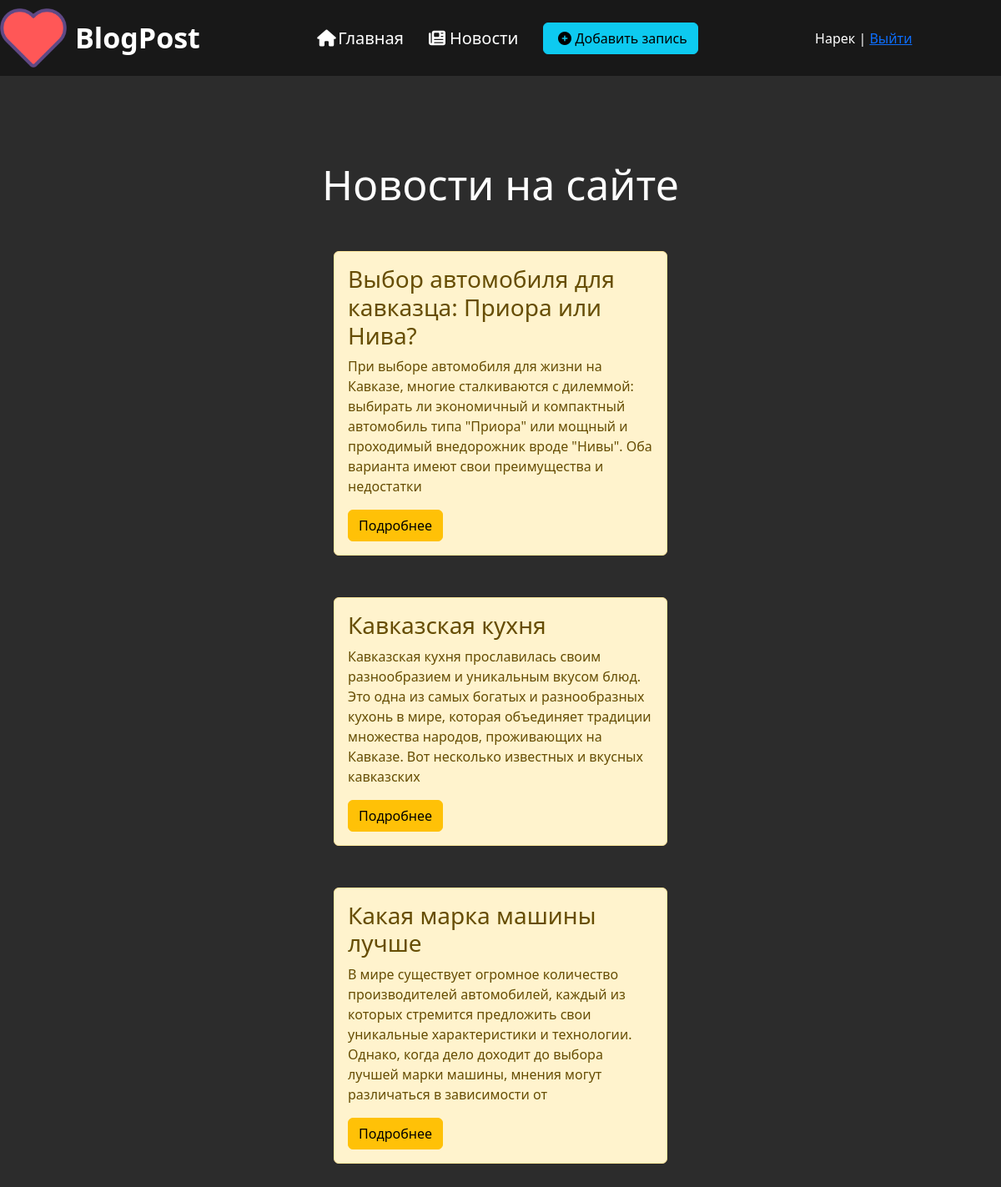
The page /blogs (signed in) on the database its author committed.
### blog/models.py (models this page shows, shortened)
class Articles(models.Model):
	author = models.ForeignKey(User, on_delete=models.CASCADE, verbose_name='Автор', null=True, blank=True)
	title = models.CharField('Название', max_length=50)
	anons = models.CharField('Анонс', max_length=250)
	full_text = models.TextField('Блог')
	image = models.ImageField('Изображение', null=True, blank=True, upload_to='images/')
	date = models.DateTimeField('Дата публикации')
	class Meta:
		verbose_name = 'Блог'
		verbose_name_plural = 'Блоги'

### blog/views.py (the view)
# urls.py: path('blogs', views.blogs_home, name='blogs_home'),
def blogs_home(request):
	blogs = Articles.objects.order_by('-date')
	return render(request, 'blog/blogs_home.html', {'blogs' : blogs})

### blog/templates/blog/blogs_home.html (shortened to what this page needs)
{% extends 'blog/layout.html' %}
{% block content %}
	<div class="features">
		<div class="container">
			<h1>Новости на сайте</h1>
			{% if blogs %}
				{% for el in blogs %}
					<div class="alert alert-warning">
						<h3>{{ el.title }}</h3>
						<p>{{ el.anons }}</p>
						<a href="{% url 'blog-detail' el.id %}" class="btn btn-warning">Подробнее</a>
					</div>
				{% endfor %}
			{% else %}
				<p>У вас нет записей!</p>
			{% endif %}
		</div>
	</div>
{% endblock %}

### blog/templates/blog/layout.html (shortened to what this page needs)
{% load static %}
<!DOCTYPE html>
<html lang="en">
<head>
	<link rel="stylesheet" href="https://cdn.jsdelivr.net/npm/bootstrap@5.3.2/dist/css/bootstrap.min.css">
	<link rel="stylesheet" href="{% static 'blog/css/main.css' %}">
</head>
<body>
	<aside>
		<div class="bookmarks">
			<div class="container">
				<div class="nav">
					<div class="logo">
						<img src="{% static 'blog/img/02.png' %}" alt="logo">
						<span>BlogPost</span>
					</div>
					<div class="list">
					<a href="{% url 'home' %}"><li><i class="fa-solid fa-house"></i>Главная</li></a>
					<a href="{% url 'blogs_home' %}"></i><li><i class="fa-solid fa-newspaper"></i>Новости</li></a>
					{% if user.is_authenticated %}
						<a href="{% url 'create' %}"><li><button class="btn btn-info"><i class="fas fa-plus-circle"></i>Добавить запись</button></li></a>
					{% endif %}
					</div>
						{% if user.is_authenticated %}
							<p>{{ user.first_name }} | <a href="{% url 'logout' %}">Выйти</a></p>
						{% else %}
							<p><a href="{% url 'sign-up' %}">Зарегистрироваться</a> | <a href="{% url 'login' %}">Войти</a></p>
						{% endif %}
					</div>
			</div>
		</div>
	</aside>
	<main>
		{% block content %}
		{% endblock %}
	</main>
</body>
</html>

### blog/static/blog/css/main.css (style rules this page uses)
body { background: #2c2c2c; }
.container { max-width: 1230px; margin: 0 auto; padding: 0; }
.bookmarks { padding: 10px 0; background: #181818; display: flex; }
.bookmarks p { margin-bottom: 0; }
.nav { display: flex; align-items: center; justify-content: space-between; color: #fff; }
.nav p { width: 222.95px; }
.logo { display: flex; align-items: center; }
.logo img { width: 80px; }
.logo span { font-weight: bold; font-size: 34px; margin-left: 10px; }
.list { display: flex; align-items: center; column-gap: 30px; }
.list a { font-size: 20px; color:#fff; justify-content: center; text-decoration: none; }
.list i { width: 25px; }
main .features { margin: auto; color: #fff; padding: 100px 0; text-align: center; }
main .features h1 { font-size: 50px; }
.alert-warning { width: 400px; margin: 50px auto; text-align: left; }

### rows shown on the page
Articles: title "Выбор автомобиля для кавказца: Приора или Нива?", anons "При выборе автомобиля для жизни на Кавказе, многие сталкиваются с дилеммой: выбирать ли экономичный и компактный автомобиль типа \"Приора\" или мощный и проходимый внедорожник вроде \"Нивы\". Оба варианта имеют свои преимущества и недостатки"
Articles: title "Кавказская кухня", anons "Кавказская кухня прославилась своим разнообразием и уникальным вкусом блюд. Это одна из самых богатых и разнообразных кухонь в мире, которая объединяет традиции множества народов, проживающих на Кавказе. Вот несколько известных и вкусных кавказских"
Articles: title "Какая марка машины лучше", anons "В мире существует огромное количество производителей автомобилей, каждый из которых стремится предложить свои уникальные характеристики и технологии. Однако, когда дело доходит до выбора лучшей марки машины, мнения могут различаться в зависимости от"

### other values the page prints
{{ user.first_name }} "Нарек"
